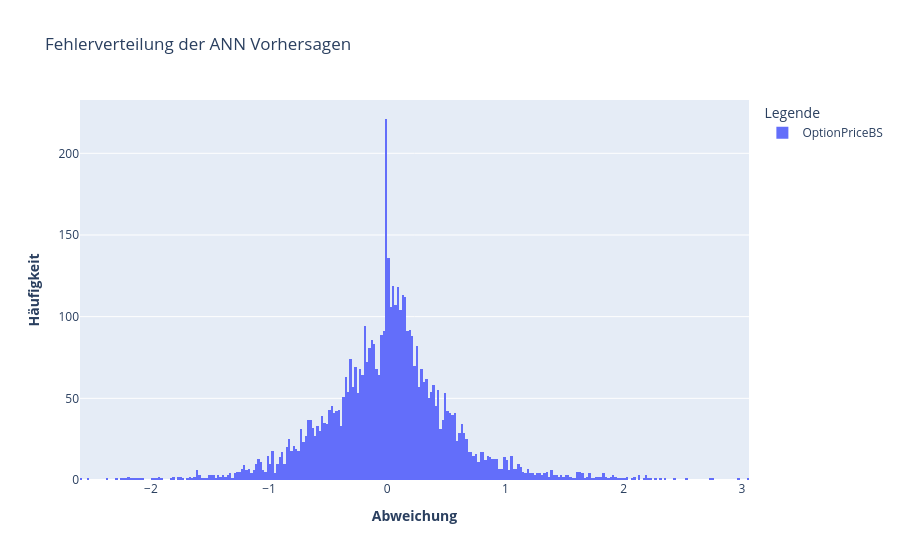

Source (notebook cell):
### Code cell
import plotly.graph_objects as go
import plotly.express as px

# Plot: Error distribution
errors = y_test - y_predKeras

fig2 = px.histogram(
    errors, nbins=300, opacity=1.0,
    labels={'value': 'Abweichung'},
    title='Fehlerverteilung der ANN Vorhersagen' )

fig2.update_layout(
    xaxis_title='<b>Abweichung</b>',
    yaxis_title='<b>Häufigkeit</b>',
    legend_title='Legende' )

### Figure 1 — Plotly figure (JSON) as saved in the notebook; plotly's stock layout.template omitted (floating-point values rounded to 4 significant figures; data arrays with more than 128 entries replaced by an {"elided": "..."} marker saying what was removed)
{"data": [{"alignmentgroup": "True", "bingroup": "x", "hovertemplate": "variable=OptionPriceBS<br>Abweichung=%{x}<br>count=%{y}<extra></extra>", "legendgroup": "OptionPriceBS", "marker": {"color": "#636efa", "opacity": 1, "pattern": {"shape": ""}}, "name": "OptionPriceBS", "nbinsx": 300, "offsetgroup": "OptionPriceBS", "orientation": "v", "showlegend": true, "type": "histogram", "x": {"elided": "5230 float values"}, "xaxis": "x", "yaxis": "y"}], "layout": {"barmode": "relative", "legend": {"title": {"text": "Legende"}, "tracegroupgap": 0}, "title": {"text": "Fehlerverteilung der ANN Vorhersagen"}, "xaxis": {"anchor": "y", "domain": [0, 1], "title": {"text": "<b>Abweichung</b>"}}, "yaxis": {"anchor": "x", "domain": [0, 1], "title": {"text": "<b>Häufigkeit</b>"}}}}
